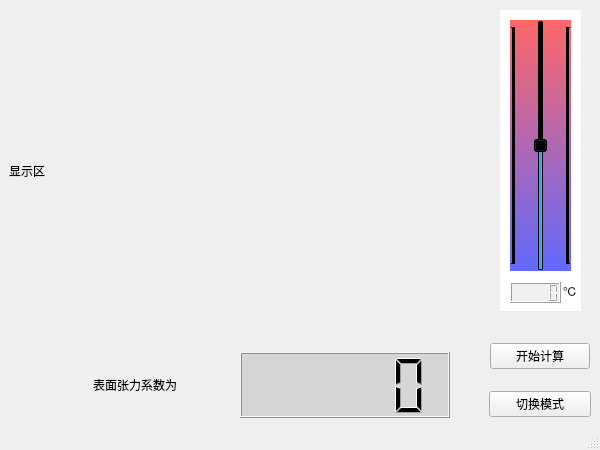
<?xml version="1.0" encoding="UTF-8"?>
<ui version="4.0">
 <class>MainWindow</class>
 <widget class="QMainWindow" name="MainWindow">
  <property name="geometry">
   <rect>
    <x>0</x>
    <y>0</y>
    <width>600</width>
    <height>450</height>
   </rect>
  </property>
  <property name="minimumSize">
   <size>
    <width>600</width>
    <height>450</height>
   </size>
  </property>
  <property name="maximumSize">
   <size>
    <width>600</width>
    <height>450</height>
   </size>
  </property>
  <property name="windowTitle">
   <string>MainWindow</string>
  </property>
  <widget class="QWidget" name="centralwidget">
   <layout class="QVBoxLayout" name="verticalLayout">
    <property name="spacing">
     <number>0</number>
    </property>
    <property name="leftMargin">
     <number>0</number>
    </property>
    <property name="topMargin">
     <number>0</number>
    </property>
    <property name="rightMargin">
     <number>0</number>
    </property>
    <property name="bottomMargin">
     <number>0</number>
    </property>
    <item>
     <widget class="QWidget" name="widget" native="true">
      <layout class="QHBoxLayout" name="horizontalLayout" stretch="4,1">
       <property name="spacing">
        <number>0</number>
       </property>
       <property name="leftMargin">
        <number>0</number>
       </property>
       <property name="topMargin">
        <number>0</number>
       </property>
       <property name="rightMargin">
        <number>0</number>
       </property>
       <property name="bottomMargin">
        <number>0</number>
       </property>
       <item>
        <widget class="QWidget" name="widget_2" native="true">
         <layout class="QVBoxLayout" name="verticalLayout_2" stretch="4,1">
          <property name="spacing">
           <number>0</number>
          </property>
          <property name="leftMargin">
           <number>0</number>
          </property>
          <property name="topMargin">
           <number>0</number>
          </property>
          <property name="rightMargin">
           <number>0</number>
          </property>
          <property name="bottomMargin">
           <number>0</number>
          </property>
          <item>
           <widget class="QWidget" name="widget_4" native="true">
            <property name="enabled">
             <bool>true</bool>
            </property>
            <layout class="QHBoxLayout" name="horizontalLayout_3">
             <item>
              <widget class="QLabel" name="label_2">
               <property name="text">
                <string>显示区</string>
               </property>
              </widget>
             </item>
            </layout>
           </widget>
          </item>
          <item>
           <widget class="QWidget" name="widget_5" native="true">
            <layout class="QHBoxLayout" name="horizontalLayout_2" stretch="1,1">
             <property name="spacing">
              <number>0</number>
             </property>
             <property name="leftMargin">
              <number>30</number>
             </property>
             <property name="topMargin">
              <number>10</number>
             </property>
             <property name="rightMargin">
              <number>30</number>
             </property>
             <property name="bottomMargin">
              <number>10</number>
             </property>
             <item>
              <widget class="QLabel" name="label">
               <property name="styleSheet">
                <string notr="true">font: 15pt &quot;Agency FB&quot;;</string>
               </property>
               <property name="text">
                <string>表面张力系数为</string>
               </property>
               <property name="alignment">
                <set>Qt::AlignCenter</set>
               </property>
              </widget>
             </item>
             <item>
              <widget class="QLCDNumber" name="lcdNumber_2">
               <property name="styleSheet">
                <string notr="true">background-color: rgb(214, 214, 214);</string>
               </property>
              </widget>
             </item>
            </layout>
           </widget>
          </item>
         </layout>
        </widget>
       </item>
       <item>
        <widget class="QWidget" name="widget_3" native="true">
         <layout class="QVBoxLayout" name="verticalLayout_3" stretch="7,1,1">
          <property name="spacing">
           <number>0</number>
          </property>
          <property name="leftMargin">
           <number>0</number>
          </property>
          <property name="topMargin">
           <number>0</number>
          </property>
          <property name="rightMargin">
           <number>0</number>
          </property>
          <property name="bottomMargin">
           <number>0</number>
          </property>
          <item>
           <widget class="QWidget" name="widget_6" native="true">
            <widget class="QWidget" name="widget_9" native="true">
             <property name="geometry">
              <rect>
               <x>20</x>
               <y>10</y>
               <width>81</width>
               <height>301</height>
              </rect>
             </property>
             <property name="styleSheet">
              <string notr="true">background-color: rgb(255, 255, 255);</string>
             </property>
             <widget class="QSlider" name="verticalSlider">
              <property name="geometry">
               <rect>
                <x>10</x>
                <y>10</y>
                <width>61</width>
                <height>251</height>
               </rect>
              </property>
              <property name="styleSheet">
               <string notr="true">background-color: qlineargradient(spread:pad, x1:0.545, y1:0, x2:0.546, y2:1, stop:0 rgba(254, 103, 103, 255), stop:1 rgba(97, 105, 255, 255));</string>
              </property>
              <property name="minimum">
               <number>-200</number>
              </property>
              <property name="maximum">
               <number>200</number>
              </property>
              <property name="pageStep">
               <number>1</number>
              </property>
              <property name="orientation">
               <enum>Qt::Vertical</enum>
              </property>
              <property name="tickPosition">
               <enum>QSlider::TicksBothSides</enum>
              </property>
             </widget>
             <widget class="QLCDNumber" name="lcdNumber">
              <property name="geometry">
               <rect>
                <x>10</x>
                <y>272</y>
                <width>51</width>
                <height>21</height>
               </rect>
              </property>
              <property name="styleSheet">
               <string notr="true">background-color: rgb(239, 239, 239);
font: 9pt &quot;Agency FB&quot;;</string>
              </property>
              <property name="mode">
               <enum>QLCDNumber::Dec</enum>
              </property>
              <property name="value" stdset="0">
               <double>0.000000000000000</double>
              </property>
             </widget>
            </widget>
            <widget class="QLabel" name="label_3">
             <property name="geometry">
              <rect>
               <x>83</x>
               <y>280</y>
               <width>61</width>
               <height>21</height>
              </rect>
             </property>
             <property name="styleSheet">
              <string notr="true">font: 11pt &quot;Agency FB&quot;;</string>
             </property>
             <property name="text">
              <string>℃</string>
             </property>
            </widget>
           </widget>
          </item>
          <item>
           <widget class="QWidget" name="widget_7" native="true">
            <layout class="QHBoxLayout" name="horizontalLayout_4">
             <property name="spacing">
              <number>0</number>
             </property>
             <property name="leftMargin">
              <number>10</number>
             </property>
             <property name="topMargin">
              <number>0</number>
             </property>
             <property name="rightMargin">
              <number>10</number>
             </property>
             <property name="bottomMargin">
              <number>0</number>
             </property>
             <item>
              <widget class="QPushButton" name="pushButton">
               <property name="text">
                <string>开始计算</string>
               </property>
              </widget>
             </item>
            </layout>
           </widget>
          </item>
          <item>
           <widget class="QWidget" name="widget_8" native="true">
            <layout class="QHBoxLayout" name="horizontalLayout_5">
             <property name="topMargin">
              <number>0</number>
             </property>
             <property name="bottomMargin">
              <number>0</number>
             </property>
             <item>
              <widget class="QPushButton" name="pushButton_2">
               <property name="text">
                <string>切换模式</string>
               </property>
              </widget>
             </item>
            </layout>
           </widget>
          </item>
         </layout>
        </widget>
       </item>
      </layout>
     </widget>
    </item>
   </layout>
  </widget>
  <widget class="QMenuBar" name="menubar">
   <property name="geometry">
    <rect>
     <x>0</x>
     <y>0</y>
     <width>600</width>
     <height>23</height>
    </rect>
   </property>
  </widget>
  <widget class="QStatusBar" name="statusbar"/>
 </widget>
 <resources/>
 <connections/>
</ui>
